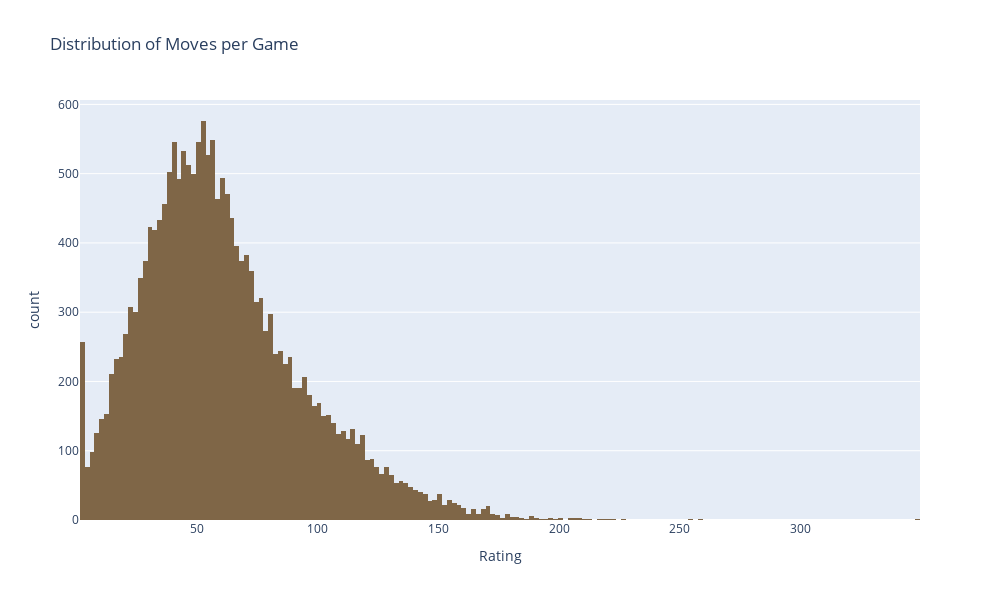

The code cell stored with this chart in its notebook:
### Markdown cell above
### Distribuição de quantidade de movimentos por partida

### Code cell
fig = px.histogram(df['turns'], 
                   title='Distribution of Moves per Game',
                   labels={'value':'Rating'},
                   width=1000, height=600,
                   color_discrete_sequence=[colorD]
                  )
fig.update_layout(showlegend=False)
fig.show()

### Figure 1 — Plotly figure (JSON) as saved in the notebook; plotly's stock layout.template omitted (floating-point values rounded to 4 significant figures; data arrays with more than 128 entries replaced by an {"elided": "..."} marker saying what was removed)
{"data": [{"alignmentgroup": "True", "bingroup": "x", "hovertemplate": "variable=turns<br>Rating=%{x}<br>count=%{y}<extra></extra>", "legendgroup": "turns", "marker": {"color": "#7F6647", "pattern": {"shape": ""}}, "name": "turns", "offsetgroup": "turns", "orientation": "v", "showlegend": true, "type": "histogram", "x": {"elided": "19093 int values"}, "xaxis": "x", "yaxis": "y"}], "layout": {"barmode": "relative", "height": 600, "legend": {"title": {"text": "variable"}, "tracegroupgap": 0}, "showlegend": false, "title": {"text": "Distribution of Moves per Game"}, "width": 1000, "xaxis": {"anchor": "y", "autorange": true, "domain": [0, 1], "range": [1.5, 349.5], "title": {"text": "Rating"}, "type": "linear"}, "yaxis": {"anchor": "x", "autorange": true, "domain": [0, 1], "range": [0, 606.3], "title": {"text": "count"}}}}
